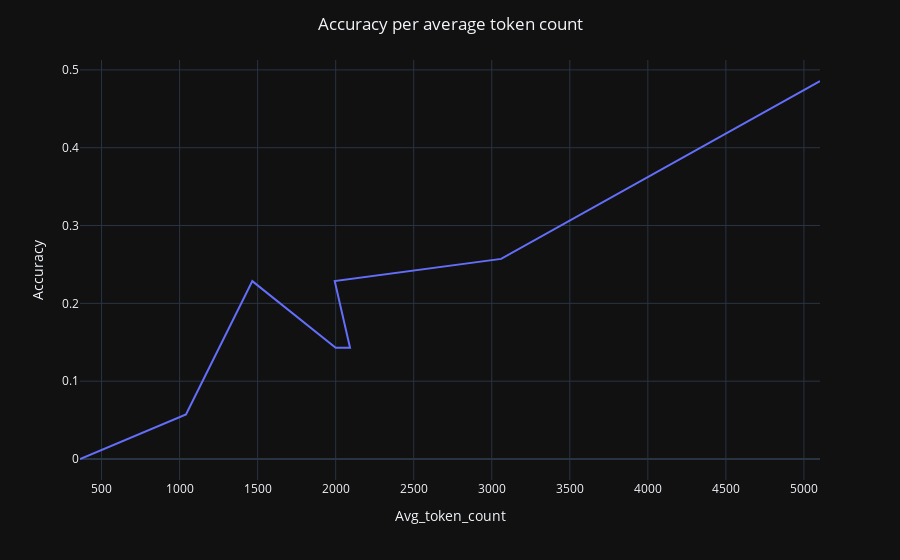

Source (notebook cell):
### Code cell
# 0 - 650
# 650 - 1300
# 1300 - 1950
# 1950 - 2600
# 2600 - 3250
# 3250 - 3900
# 3900 - 4550
# 4550 - 5200


bin_results = utils.load_json("results/dev_bin_results.json")["results"]

bin_accs = []

for i, bin_file in enumerate(sorted(list(Path("data/pan/dev_bins/").glob("*")))):
    
    train_data = utils.load_json("data/pan/train_dev_test/train.json")
    dev_data = utils.load_json(bin_file)
   
    for id in dev_data.keys():
        pass
        
        
        
            
        
    
    
    

for entry in bin_results:
    bin_accs.append(entry["acc"])
    

df = pd.DataFrame.from_dict({"Accuracy": bin_accs,
                             "Avg_token_count":bin_avg_words})

    
fig = px.line(df, x="Avg_token_count", y="Accuracy", template="plotly_dark")
fig.update_layout(title_text="Accuracy per average token count", title_x=0.5)

### Figure 1 — Plotly figure (JSON) as saved in the notebook; plotly's stock layout.template omitted (floating-point values rounded to 4 significant figures)
{"data": [{"hovertemplate": "Avg_token_count=%{x}<br>Accuracy=%{y}<extra></extra>", "legendgroup": "", "line": {"color": "#636efa", "dash": "solid"}, "marker": {"symbol": "circle"}, "mode": "lines", "name": "", "orientation": "v", "showlegend": false, "type": "scatter", "x": [5103, 3060, 1994, 2092, 2000, 1466, 1041, 362], "xaxis": "x", "y": [0.4857, 0.2571, 0.2286, 0.1429, 0.1429, 0.2286, 0.05714, 0], "yaxis": "y"}], "layout": {"legend": {"tracegroupgap": 0}, "margin": {"t": 60}, "title": {"text": "Accuracy per average token count", "x": 0.5}, "xaxis": {"anchor": "y", "domain": [0, 1], "title": {"text": "Avg_token_count"}}, "yaxis": {"anchor": "x", "domain": [0, 1], "title": {"text": "Accuracy"}}}}
